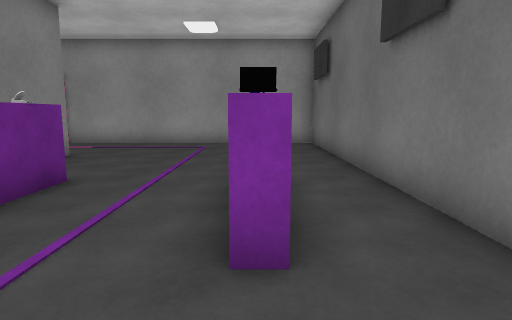
View 1 (above)

21 first-person views from a walk through a scene from a Unity 3-D project. The camera is 1.2 m above the floor, tilts 8° down and sees 75° across. The floor is counted in squares, 1 m on a side. Each view is taken from the middle of a square. On the plan, view 1 faces up. The plan holds only what a view shows up to about 14 squares ahead; the rest is blank. The place goes on beyond the plan. The player is left out. Some surface patterns are stand-ins.

View 2
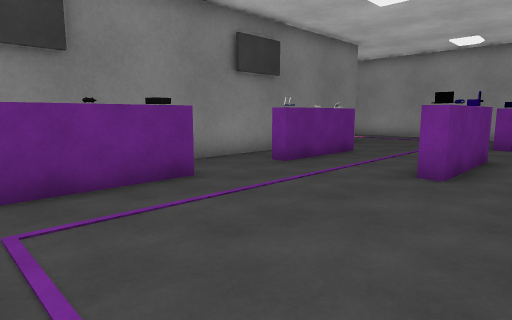

View 3
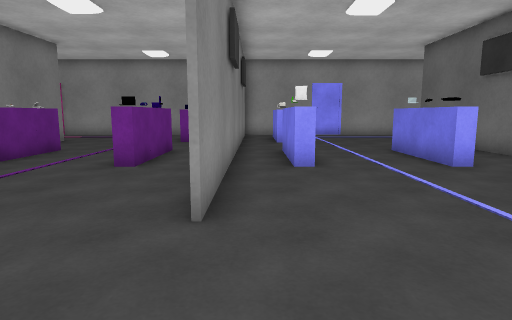

View 4
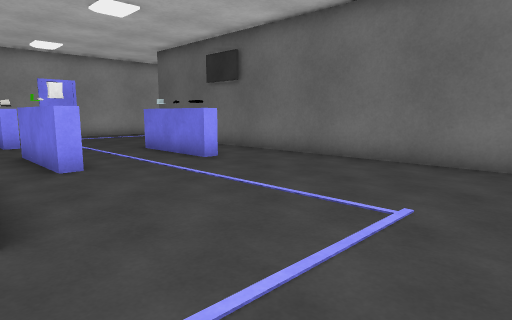

View 5
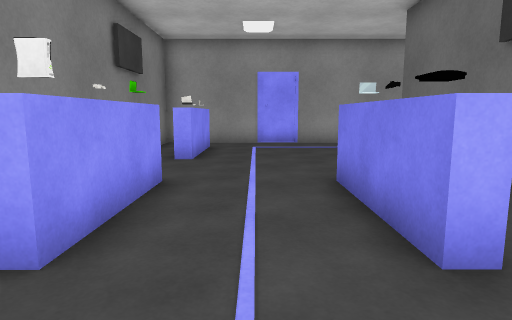

View 6
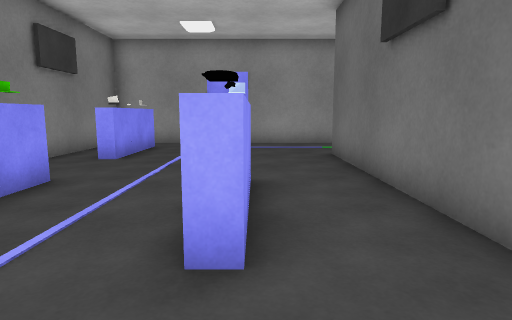

View 7
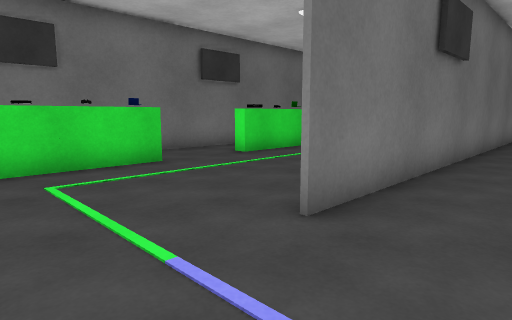

View 8
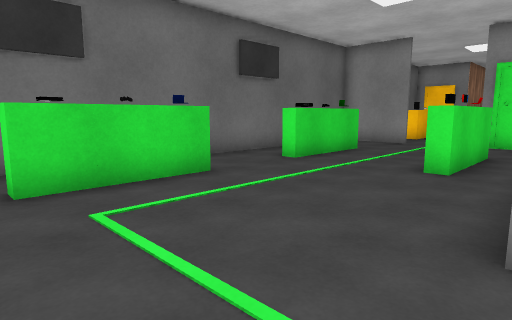

View 9
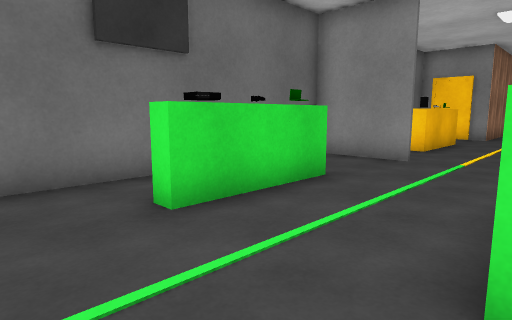

View 10
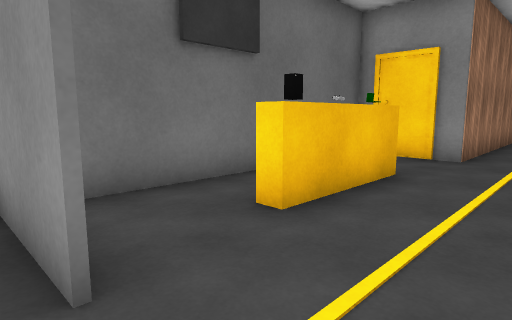

View 11
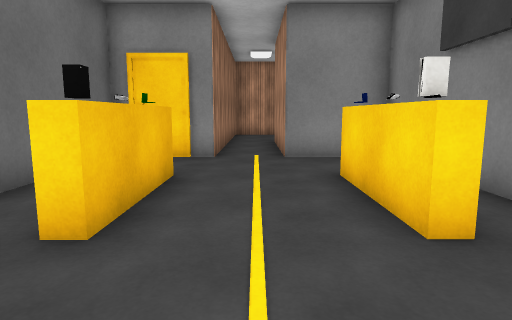

View 12
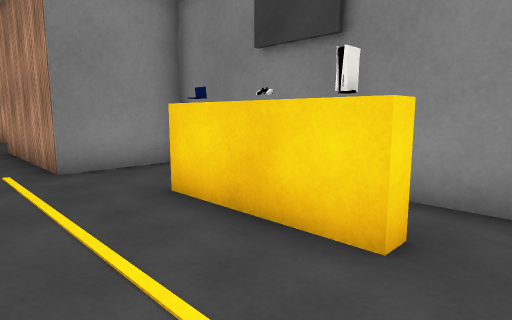

View 13
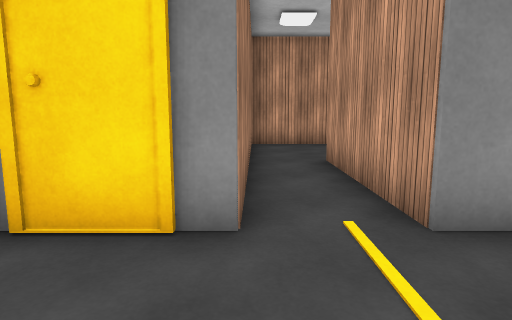

View 14
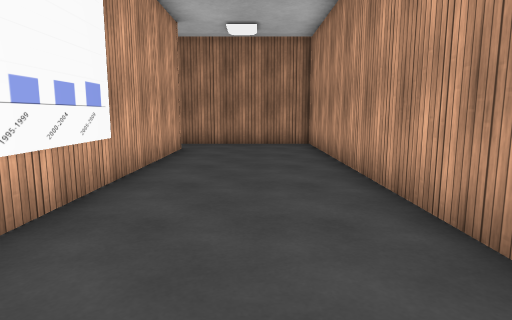

View 15
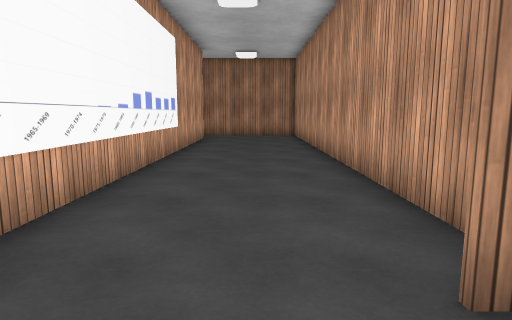

View 16
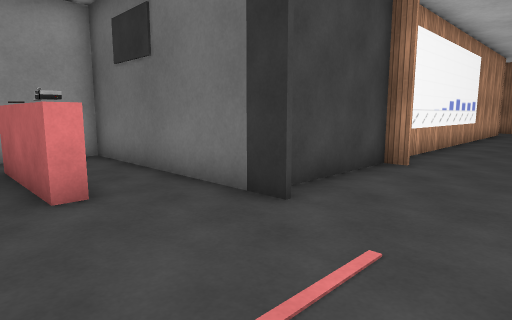

View 17
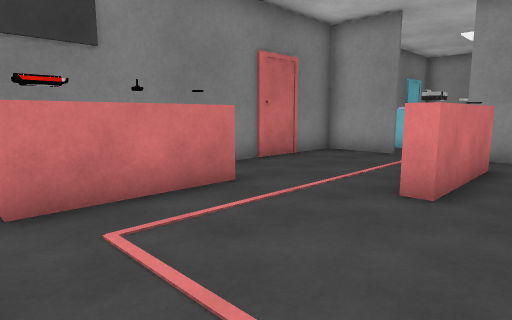

View 18
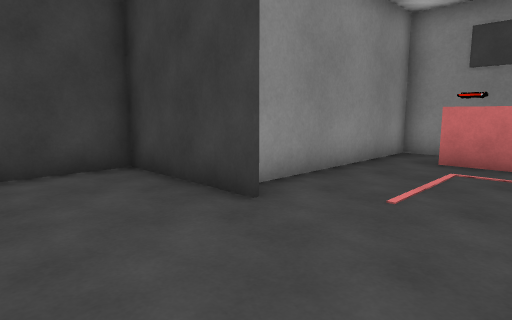

View 19
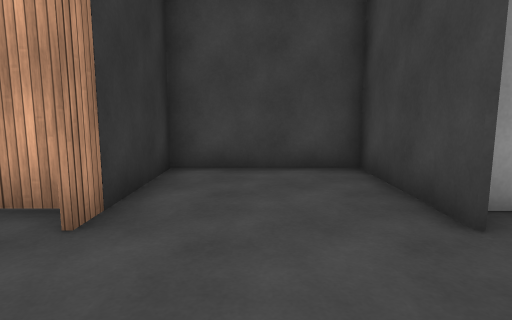

View 20
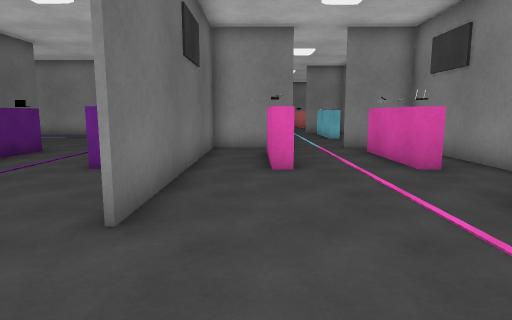

View 21
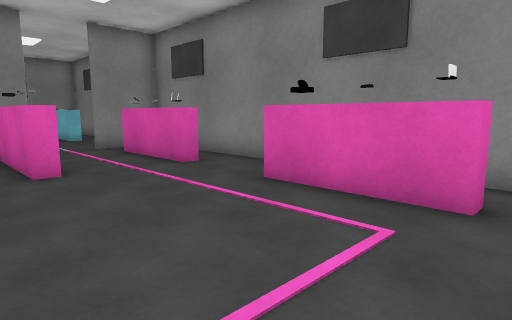

### Floor plan
Points are (right, up) in squares from view 1. A wall is a line through its corners. A room is listed if a view was taken in it or the views show most of it. See-through windows are left out.
Room 1 (views 1, 2, 3, 4, 5, 6, 7, 8, 9, 10, 11, 12, 13, 20, 21)
walls: (2.3, 2.8) (2.3, 13.6); (2.3, -1.2) (2.3, 0.9); (11.8, -0.6) (12.8, -0.6); (10.4, -2.5) (10.4, -9.3) (13.2, -9.3) (13.2, -14.5); (10.3, -4) (10.3, 10); (2.4, 13.6) (2.4, -1.5); (-0.4, 13.6) (-7.6, 13.6); (15.1, -0.6) (17.9, -0.6) (17.9, 12); (11.1, 13.6) (1.4, 13.6); (-5.3, 9.6) (-5.3, -3); (-8.4, 1.3) (-5.5, 1.3) (-5.5, 9.6); (-12.4, 12.2) (-12.4, 1.3) (-10, 1.3); (15.2, -14.4) (15.2, -9.3) (17.9, -9.3) (17.9, -1.5)
ways out: opening at (14, -14) to room 2; opening at (-9.5, 1)
objects: pink block (-11, 3) to (-11, 4); pink block (-11, 5); pink block (-11, 6); pink block (-11, 9) to (-11, 10); pink block (-11, 11); pink block (-11, 12); pink block (-8, 3) to (-7, 4); pink block (-8, 4) to (-7, 5); pink block (-8, 6) to (-7, 6); purple block (-4, -4) to (-4, -3); purple block (-4, -2); purple block (-4, -1) to (-4, 0); purple block (-4, 3); purple block (-4, 4) to (-4, 5); purple block (-4, 6); purple block (0, 3) to (0, 4); purple block (0, 5); purple block (0, 6); purple block (0, 9) to (0, 10); blue block (4, 3); blue block (4, 4) to (4, 5); blue block (4, 6); blue block (4, 9) to (4, 10); blue block (4, 11); blue block (4, 12); blue block (8, 3) to (8, 4); blue block (8, 5); blue block (8, 6); block (12, -6) to (12, -5); block (12, -4); block (12, -3); green block (12, 3); green block (12, 4) to (12, 5); green block (12, 6); block (16, -6) to (16, -5); block (16, -4); block (16, -3); green block (16, 3) to (16, 4); green block (16, 5); green block (16, 6); green block (16, 9) to (16, 10); green block (16, 11); green block (16, 12)
Room 2 (views 14, 15, 16, 17, 18, 19)
walls: (-1.1, -15.1) (-1.1, -14.5) (-4.8, -14.5); (-1.1, -19.1) (15.2, -19.1) (15.2, -14.4); (-5.5, -15.1) (-5.5, -8.1) (-8.4, -8.1); (-5.3, -18.2) (-5.3, -22.2) (-1.1, -22.2) (-1.1, -18.2); (-10, -8.1) (-12.4, -8.1) (-12.4, -19.1) (-5.8, -19.1); (13.2, -14.5) (0.1, -14.5)
ways out: opening at (14, -14) to room 1; opening at (-9.5, -8)
objects: red block (-11, -17) to (-11, -16); red block (-11, -15); red block (-11, -14); red block (-8, -13) to (-8, -12); red block (-8, -11); red block (-8, -10)

Positions as (right, up) in squares from view 1, and headings:
1: (0, 0), facing up
2: (2, -4), facing up-left
3: (3, -5), facing up
4: (2, -5), facing up-right
5: (6, 0), facing up
6: (8, 0), facing up
7: (8, 13), facing down-right
8: (10, 13), facing down-right
9: (12, 8), facing down-right
10: (13, 0), facing down-right
11: (14, 0), facing down
12: (15, -2), facing down-left
13: (15, -6), facing down
14: (2, -17), facing right
15: (-3, -17), facing right
16: (-9, -18), facing up-right
17: (-6, -18), facing up-left
18: (-2, -15), facing down-left
19: (-3, -15), facing down
20: (-7, 13), facing down
21: (-6, 13), facing down-left
